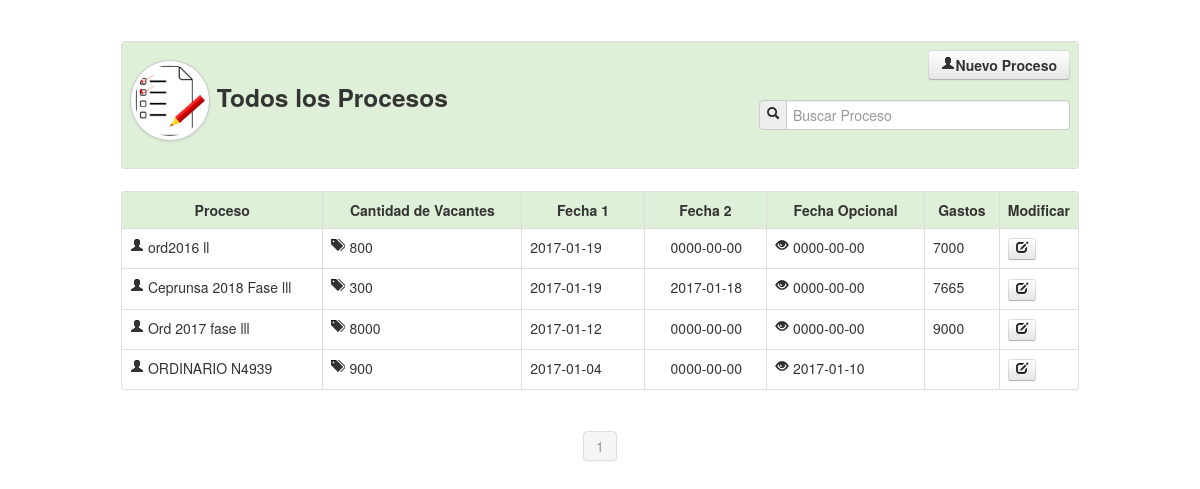
Page /ProcesosB/proceso.php (signed in) on the committed database.
### tables this page shows
CREATE TABLE `proceso` (
  `id` int(11) NOT NULL,
  `nombre` varchar(50) NOT NULL,
  `cantidad_vacantes` int(11) NOT NULL,
  `fecha_1` date NOT NULL,
  `fecha_2` date NOT NULL,
  `fecha_opcinal` date NOT NULL,
  `gastos` varchar(50) NOT NULL
);

### ProcesosB/proceso.php (the view, shortened to what this page needs)
<?php
		$maximo=8;
		if(!empty($_GET['pag'])){
			$pag=limpiar($_GET['pag']);
		}else{
			$pag=1;
		}
		$inicio=($pag-1)*$maximo;
			$cans=mysql_query("SELECT COUNT(nombre)as total FROM proceso");
			if($dat=mysql_fetch_array($cans)){
				$total=$dat['total'];
			}
?>
<!DOCTYPE html>
<html lang="en">
<head>
    <link href="../Recursos/css/bootstrap.css" rel="stylesheet">
    <link href="../Recursos/css/bootstrap-responsive.css" rel="stylesheet">
    <link href="../Recursos/css/docs.css" rel="stylesheet">
    <link href="../Recursos/js/google-code-prettify/prettify.js" rel="stylesheet">
</head>
<body data-spy="scroll" data-target=".bs-docs-sidebar">
<div align="center">
    <table width="80%" border="0">
      <tr>
        <td>
       	  <table class="table table-bordered">
              <tr class="success">
                <td>
                <div class="row-fluid">
                      <div class="span6">
                        	<h3><img src="../Recursos/img/lis.png" class="img-circle img-polaroid" width="70" height="65">
                        	Todos los Procesos</h3>
                      </div>
                      <div class="span6">
                      	<div align="right">
                       	<a href="ingresar_proceso.php" class="btn">
                            	<strong><i class="icon-user"></i>Nuevo Proceso</strong>
                        </a>
                       <br><br>
                        <form name="form1" method="post" action="proceso.php">
                            <div class="input-prepend">
                                <span class="add-on"><i class="icon-search"></i></span>
                                <input name="busqueda_proceso" type="text" placeholder="Buscar Proceso" class="input-xlarge" autocomplete="off">
                            </div>
                        </form>
                        </div>
                      </div>
                    </div>
                </td>
              </tr>
            </table>
        </td>
      </tr>
      <tr>
        <td>
        	<table class="table table-bordered table table-hover">
              <tr class="success">
                <td width="23%"><center><strong>Proceso</strong></center></td>
                <td width="23%"><center><strong>Cantidad de Vacantes</strong></center></td>
                <td width="14%"><center><strong>Fecha 1</strong></center></td>
                <td width="14%"><center><strong>Fecha 2</strong></center></td>
                <td width="18%"><center><strong>Fecha Opcional</strong></center></td>
                <td width="15%"><center><strong>Gastos</strong></center></td>
                <td width="8%"><center><strong>Modificar</strong></center></td>
              </tr>
              <?php
                if(empty($_POST['busqueda_proceso']))
                   {
                        $sql="SELECT * FROM proceso ";
                   }
                   else
                   {
                       $f_busqueda=limpiar($_POST['busqueda_proceso']);
                       $sql="Select * FROM proceso where nombre LIKE '$f_busqueda%'  ORDER BY nombre LIMIT $inicio, $maximo" ;
                   }
			  	$can=mysql_query($sql);
                while($dato=mysql_fetch_array($can)){
			  ?>
                  <tr>
                    <td><i class="icon-user"></i> <?php echo trim($dato['nombre']); ?></td>
                      <td><i class="icon-tags"></i> <?php echo trim($dato['cantidad_vacantes']); ?></td>
                      <td><?php echo trim($dato['fecha_1']); ?></td>
                      <td><i class="icon-USD"></i> <?php echo trim($dato['fecha_2']); ?></td>
                      <td><i class="icon-eye-open"></i> <?php echo trim($dato['fecha_opcinal']); ?></td>
                      <td> <?php echo trim($dato['gastos']); ?></td>
                    <td>
                    	<a href="ingresar_proceso.php?id=<?php echo $dato['id']; ?>" class="btn btn-mini" title="Modificar Cargo">
                    		<i class="icon-edit"></i>
                        </a>
                    </td>
                  </tr>
              <?php } ?>
            </table>
        </td>
      </tr>
    </table>
    <div class="pagination">
        <ul>
        	<?php
			if(empty($_POST['busqueda'])){
				$tp = ceil($total/$maximo);
         		for	($n=1; $n<=$tp ; $n++){
					if($pag==$n){
						echo '<li class="active"><a href="proceso.php?pag='.$n.'">'.$n.'</a></li>';
					}else{
						echo '<li><a href="proceso.php?pag='.$n.'">'.$n.'</a></li>';
					}
				}
			}
			?>
        </ul>
    </div>
</div>
</body>
</html>

### Recursos/css/docs.css (style rules this page uses)
body { position: relative; padding-top: 40px; }

### rows in the picture
proceso: nombre "ord2016 ll", cantidad_vacantes "800", fecha_1 "2017-01-19", fecha_2 "0000-00-00", fecha_opcinal "0000-00-00", gastos "7000"
proceso: nombre "Ceprunsa 2018 Fase lll", cantidad_vacantes "300", fecha_1 "2017-01-19", fecha_2 "2017-01-18", fecha_opcinal "0000-00-00", gastos "7665"
proceso: nombre "Ord 2017 fase lll", cantidad_vacantes "8000", fecha_1 "2017-01-12", fecha_2 "0000-00-00", fecha_opcinal "0000-00-00", gastos "9000"
proceso: nombre "ORDINARIO N4939", cantidad_vacantes "900", fecha_1 "2017-01-04", fecha_2 "0000-00-00", fecha_opcinal "2017-01-10"
